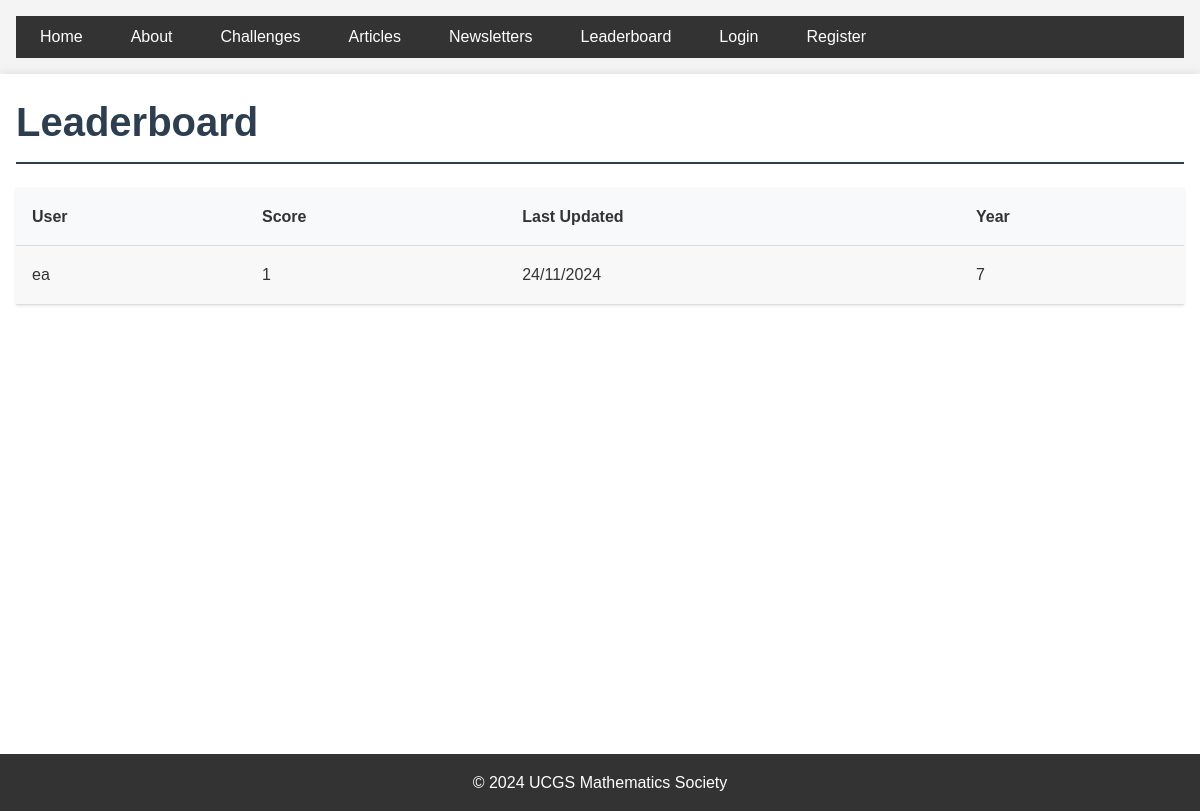
The page /leaderboard on the database as committed earlier.
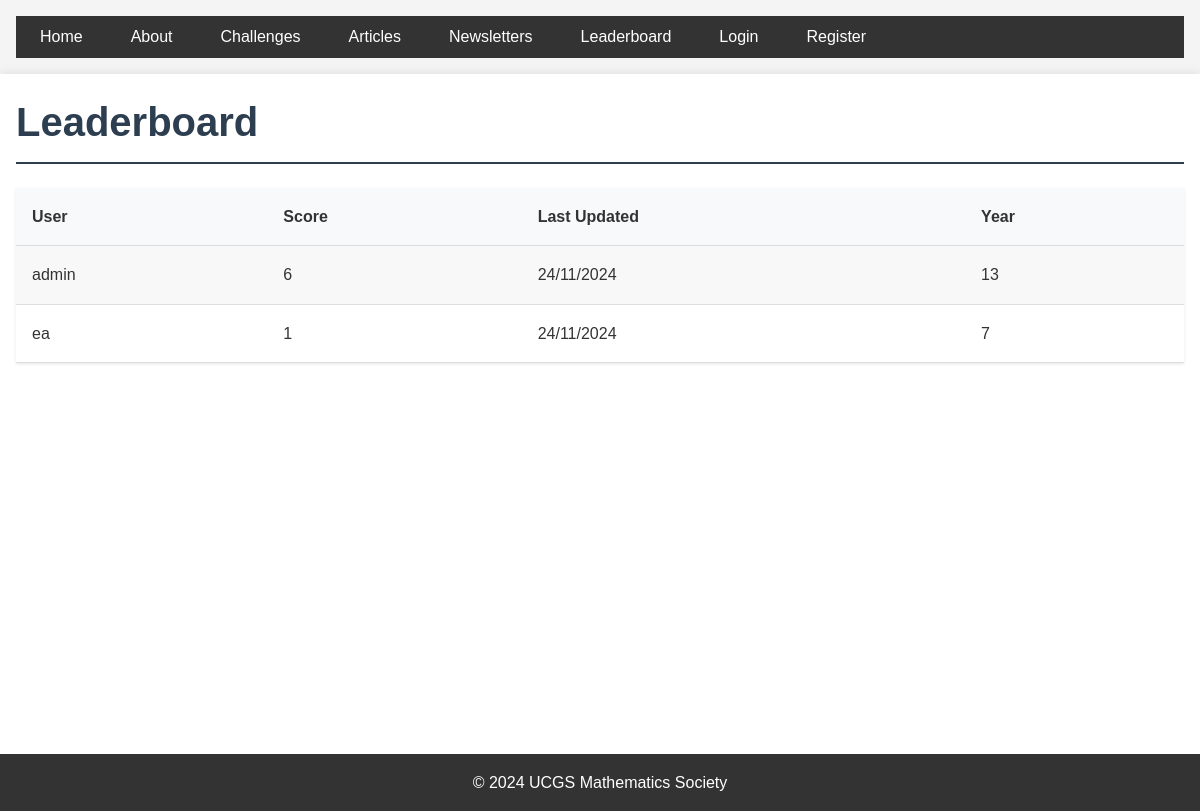
The same page on the database as committed later.
### app/models.py (models this page shows, shortened)
class LeaderboardEntry(db.Model):
    id = db.Column(db.Integer, primary_key=True)
    user_id = db.Column(db.Integer, db.ForeignKey('user.id'), nullable=False)
    score = db.Column(db.Integer, default=0)
    last_updated = db.Column(db.DateTime, nullable=False, default=datetime.utcnow)
    user = db.relationship('User', backref=db.backref('leaderboard_entries', cascade='all, delete-orphan'))

class User(UserMixin, db.Model):
    id = db.Column(db.Integer, primary_key=True)
    username = db.Column(db.String(64), index=True, unique=True)
    year = db.Column(db.Integer)
    password_hash = db.Column(db.String(128))
    is_admin = db.Column(db.Boolean, default=False)
    key_stage = db.Column(db.String(3), nullable=False, index=True)
    submissions = db.relationship('AnswerSubmission', backref='user', lazy=True,
                                cascade='all, delete-orphan')
    articles = db.relationship('Article', backref='author', lazy='dynamic',
                             cascade='all, delete-orphan')

### app/main/routes.py (the view)
@bp.route('/leaderboard')
def leaderboard():
    entries = LeaderboardEntry.query.order_by(LeaderboardEntry.score.desc()).limit(10).all()
    return render_template('main/leaderboard.html', title='Leaderboard', entries=entries)

### app/templates/main/leaderboard.html
{% extends "base.html" %}
{% block content %}
<h1>Leaderboard</h1>
    <table>
        <tr>
            <th>User</th>
            <th>Score</th>
            <th>Last Updated</th>
            <th>Year</th>
        </tr>
        {% for entry in entries %}
        <tr>
            <td>{{ entry.user.username }}</td>
            <td>{{ entry.score }}</td>
            <td>{{ entry.last_updated.strftime('%d/%m/%Y') }}</td>
            <td>{{ entry.user.year }}</td>
        </tr>
        {% endfor %}
    </table>
{% endblock %}

Rows that differ between the two databases and show on the page:
added LeaderboardEntry: user.username "admin", score "6", last_updated "24/11/2024", user.year "13"
